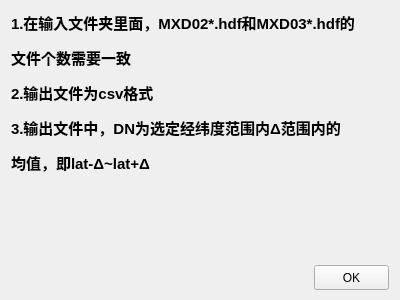
<?xml version="1.0" encoding="UTF-8"?>
<ui version="4.0">
 <class>Form</class>
 <widget class="QWidget" name="Form">
  <property name="geometry">
   <rect>
    <x>0</x>
    <y>0</y>
    <width>400</width>
    <height>300</height>
   </rect>
  </property>
  <property name="minimumSize">
   <size>
    <width>400</width>
    <height>300</height>
   </size>
  </property>
  <property name="maximumSize">
   <size>
    <width>400</width>
    <height>300</height>
   </size>
  </property>
  <property name="windowTitle">
   <string>说明</string>
  </property>
  <property name="windowIcon">
   <iconset>
    <normaloff>3.png</normaloff>3.png</iconset>
  </property>
  <layout class="QVBoxLayout" name="verticalLayout">
   <item>
    <widget class="QLabel" name="label">
     <property name="text">
      <string>&lt;html&gt;&lt;head/&gt;&lt;body&gt;&lt;p&gt;&lt;span style=&quot; font-size:11pt; font-weight:600;&quot;&gt;1.在输入文件夹里面，MXD02*.hdf和MXD03*.hdf的&lt;/span&gt;&lt;/p&gt;&lt;p&gt;&lt;span style=&quot; font-size:11pt; font-weight:600;&quot;&gt;文件个数需要一致&lt;/span&gt;&lt;/p&gt;&lt;p&gt;&lt;span style=&quot; font-size:11pt; font-weight:600;&quot;&gt;2.输出文件为csv格式&lt;/span&gt;&lt;/p&gt;&lt;p&gt;&lt;span style=&quot; font-size:11pt; font-weight:600;&quot;&gt;3.输出文件中，DN为选定经纬度范围内Δ范围内的&lt;/span&gt;&lt;/p&gt;&lt;p&gt;&lt;span style=&quot; font-size:11pt; font-weight:600;&quot;&gt;均值，即lat-Δ~lat+Δ&lt;/span&gt;&lt;/p&gt;&lt;p&gt;&lt;br/&gt;&lt;/p&gt;&lt;/body&gt;&lt;/html&gt;</string>
     </property>
     <property name="alignment">
      <set>Qt::AlignLeading|Qt::AlignLeft|Qt::AlignTop</set>
     </property>
    </widget>
   </item>
   <item>
    <layout class="QHBoxLayout" name="horizontalLayout">
     <property name="sizeConstraint">
      <enum>QLayout::SetFixedSize</enum>
     </property>
     <item>
      <spacer name="horizontalSpacer">
       <property name="orientation">
        <enum>Qt::Horizontal</enum>
       </property>
       <property name="sizeHint" stdset="0">
        <size>
         <width>40</width>
         <height>20</height>
        </size>
       </property>
      </spacer>
     </item>
     <item>
      <widget class="QPushButton" name="pushButton">
       <property name="minimumSize">
        <size>
         <width>75</width>
         <height>25</height>
        </size>
       </property>
       <property name="maximumSize">
        <size>
         <width>75</width>
         <height>23</height>
        </size>
       </property>
       <property name="text">
        <string>OK</string>
       </property>
      </widget>
     </item>
    </layout>
   </item>
  </layout>
 </widget>
 <resources/>
 <connections>
  <connection>
   <sender>pushButton</sender>
   <signal>clicked()</signal>
   <receiver>Form</receiver>
   <slot>close()</slot>
   <hints>
    <hint type="sourcelabel">
     <x>314</x>
     <y>250</y>
    </hint>
    <hint type="destinationlabel">
     <x>228</x>
     <y>264</y>
    </hint>
   </hints>
  </connection>
 </connections>
</ui>
